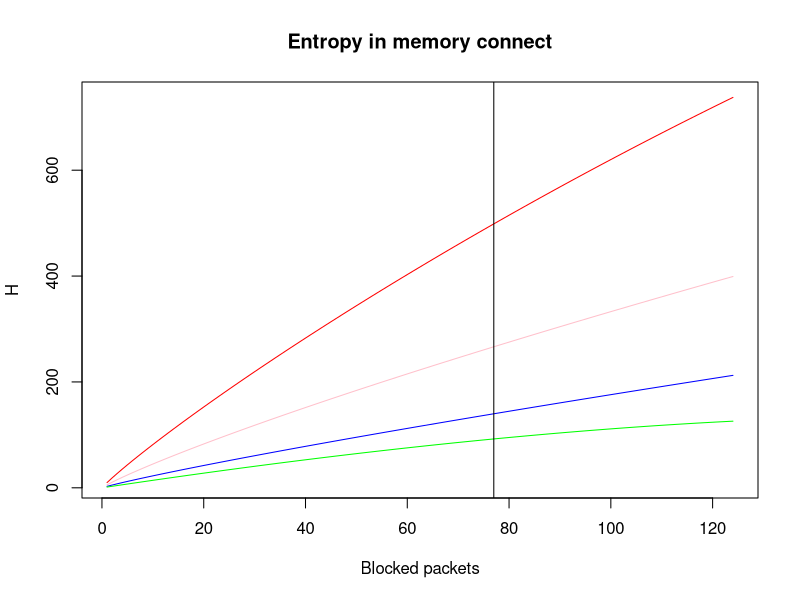

The R script that drew this image:
emptyEntropy<-NULL
rwEntropy<-NULL
roEntropy<-NULL
totalEnt<-NULL
for (i in 1:124)
{
	emptyEntropy<-c(emptyEntropy, 255 * (255 - i) / 255 * log2(255/(255 - i)))
	rwEntropy<-c(rwEntropy, 200 * 255 * i / 255 * 0.3 * 0.5 * 0.005 * log2(1/(i/255 * 0.3 * 0.5 * 0.005)))
	roEntropy<-c(roEntropy, 100 * 255 * i / 255 * 0.7 * 0.5 * 0.01 * log2(1/(i/ 255 * 0.7 * 0.5 * 0.01)))
	totalEnt <- c(totalEnt, (emptyEntropy + rwEntropy + roEntropy))
}
plot(roEntropy + rwEntropy + emptyEntropy, col="red", main="Entropy in memory connect", ylab="H", xlab="Blocked packets", type="l")
lines(roEntropy, col="pink")
lines(rwEntropy, col="blue")
lines(emptyEntropy, col="green")
abline(v=77)
